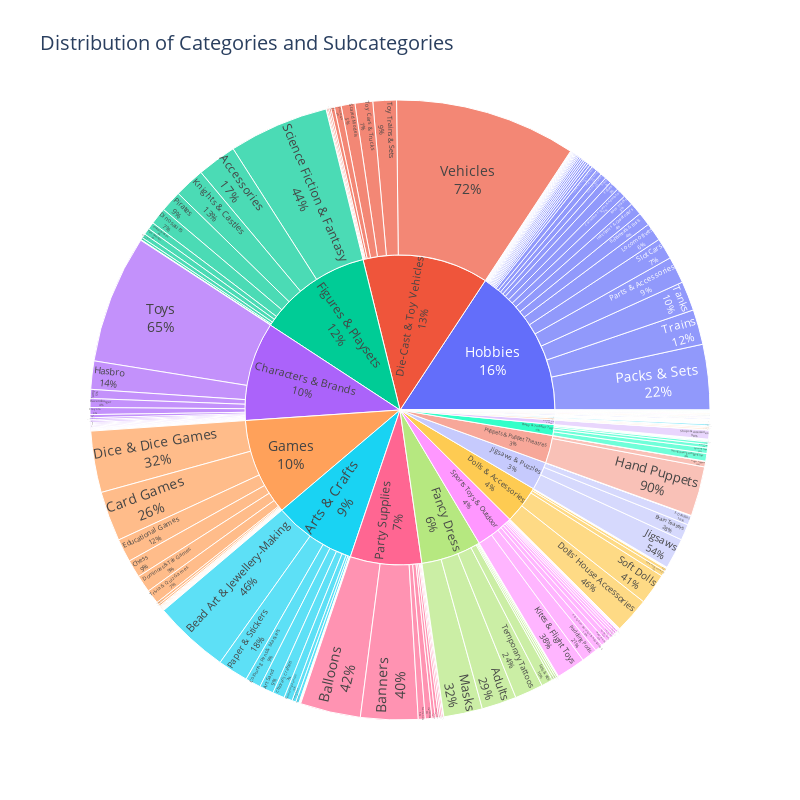

Notebook code for this chart:
### Code cell
import pandas as pd
import plotly.express as px

df = pd.read_csv("amazon_cat_subcat_processed.csv")

fig = px.sunburst(df,
                  path=['category', 'subcategory'],
                  title='Distribution of Categories and Subcategories')

fig.update_layout(
    font=dict(size=14),
    width=800,  
    height=800  
)

fig.update_traces(textinfo="label+percent parent")

fig.show()

### Figure 1 — Plotly figure (JSON) as saved in the notebook; plotly's stock layout.template omitted (floating-point values rounded to 4 significant figures; data arrays with more than 128 entries replaced by an {"elided": "..."} marker saying what was removed)
{"data": [{"branchvalues": "total", "domain": {"x": [0, 1], "y": [0, 1]}, "hovertemplate": "labels=%{label}<br>count=%{value}<br>parent=%{parent}<br>id=%{id}<extra></extra>", "ids": {"elided": "288 str values"}, "labels": {"elided": "288 str values"}, "name": "", "parents": {"elided": "288 str values"}, "textinfo": "label+percent parent", "type": "sunburst", "values": {"elided": "288 int values"}}], "layout": {"font": {"size": 14}, "height": 800, "legend": {"tracegroupgap": 0}, "title": {"text": "Distribution of Categories and Subcategories"}, "width": 800}}
